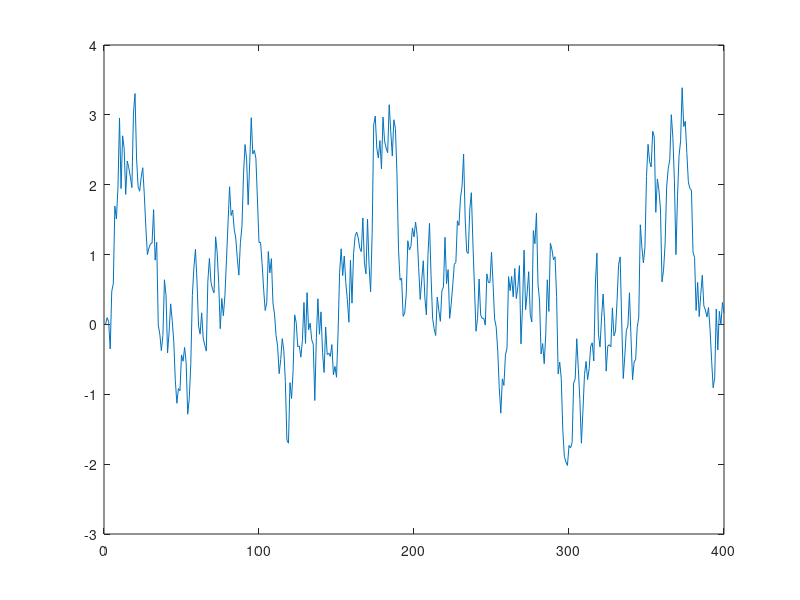
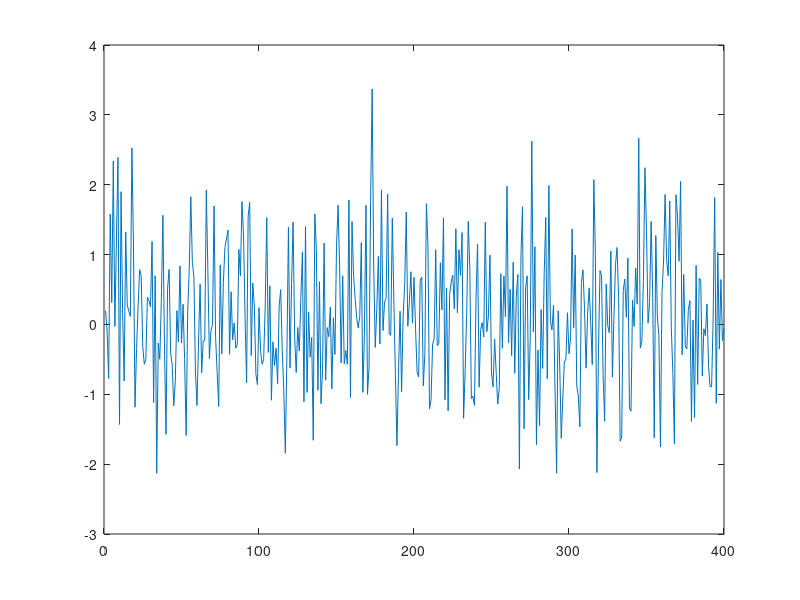

Source code (MATLAB) for these figures, in order:
% y(t)=ay(t-1)+bu(t-d-1)+cv(t), en que a=0,9 ; b=0,5; c=0,1; d=0.

a = 0.9;
b= 0.5;
c = 0.1;
d = 0

% Define the standard deviation of the Gaussian noise
sigma = 1;

y = zeros(400, 1);
u = sigma * randn(size(y));

for i = 2:400

    y(i) = a*y(i-1) + b*u(i-d-1)

end

figure;
plot(y)

figure;
plot(u)